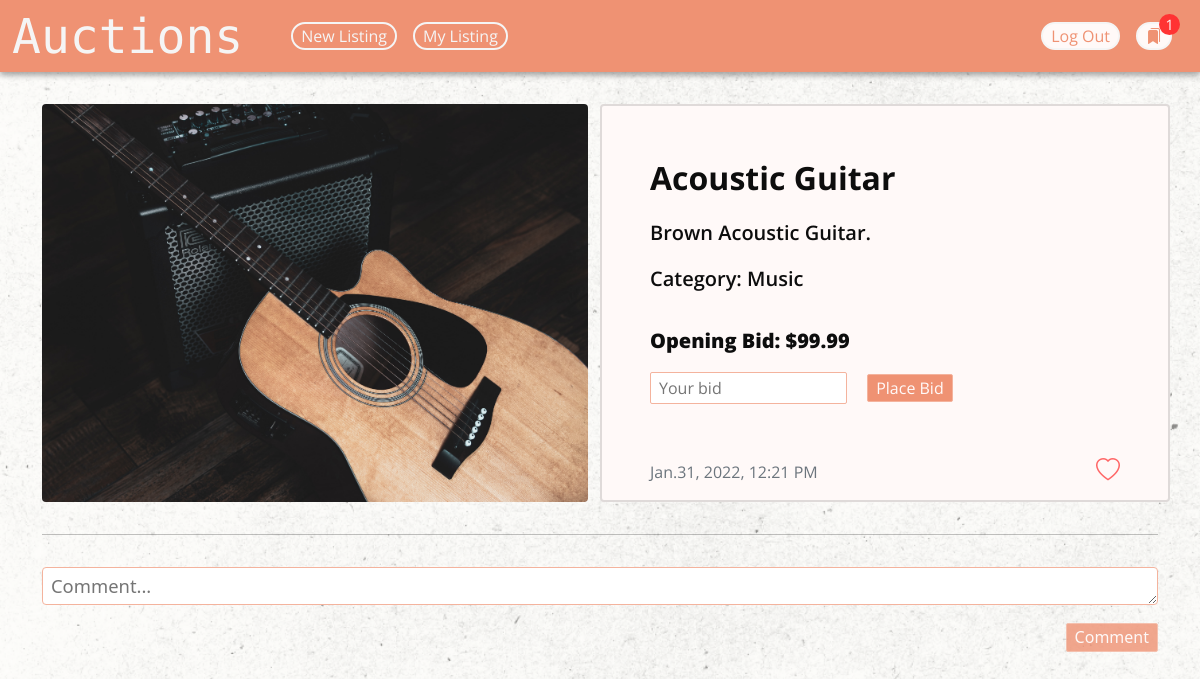
Screenshot of /auction/28 (signed in) with the database file from the repository.
### auctions/models.py (models this page shows, shortened)
class Auction(models.Model):
    user = models.ForeignKey(User, on_delete=models.CASCADE, related_name="user_action_listing")
    title = models.CharField(max_length=100)
    description = models.TextField()
    starting_bid = models.FloatField()
    category = models.ForeignKey(Category, on_delete=models.CASCADE, related_name="listings_of_category")
    image = models.ImageField(upload_to = 'images', blank=True, null=True)
    comments = models.ManyToManyField('Comment', blank=True, related_name="comment_on_auction")
    latest_bid = models.ForeignKey('Bid', on_delete=models.CASCADE, related_name="if_bid_is_last", blank=True, null=True)
    date = models.DateTimeField(default=timezone.now)
    close = models.BooleanField(default=False)
    def dateOfListing(self):
        return self.date.strftime('%b.%d, %Y, %I:%M %p')

class Category(models.Model):
    category = models.CharField(max_length=64, unique=True, blank=False)
    def __str__(self):
        return f"{self.category}"

### auctions/views.py (the view)
# urls.py: path("auction/<int:auctionId>", views.viewAuction, name="viewAuction"),
@login_required(login_url='/login')
def viewAuction(request, auctionId):
    watchlist= Watchlist.objects.get(user= request.user)
    auction = Auction.objects.get(id= auctionId)
    comments = auction.comments.all().order_by('id').reverse()
    watchlist= Watchlist.objects.get(user=request.user)
    watchlistno = watchlist.auction.count()
    return render(request, 'auctions/viewAuction.html', {
        'auction': auction,
        'watchlist': watchlist,
        'comments': comments,
        'auctionId': auctionId,
        'watchlistno': watchlistno
    })

### auctions/templates/auctions/viewAuction.html (shortened to what this page needs)
{% extends 'auctions/layout.html' %}
{% load static %}
{% block body %}
<div class="container" style="margin-top: 72px; padding-top: 2rem;">
    <div class="row" >
        <div class="col-lg-6" style="margin-bottom: 1rem;">
            {% if auction.image %}
                <img class="img-fluid item-img" src="{{ auction.image.url }}" alt="item image" style="margin: 0;">
            {% else %}
                <img class="img-fluid item-img" src="{% static 'auctions/no_image.svg' %}" alt="item image" style="margin: 0;">
            {% endif %}
        </div>
        <div class="col-lg-6 item-detail" style="margin-bottom: 1rem;">
            <p class="item-title2">{{ auction.title }}</p>
            <p class="item-description">{{ auction.description }}</p>
            <p class="item-other">Category: {{ auction.category }}</p>
            {% if auction.close == False %}
                {% if auction.latest_bid %}
                    <strong><p class="item-other" style="margin-top: 2rem;">Current Bid: ${{ auction.latest_bid.bid|floatformat:2 }}</p></strong>
                {% else %}
                    <p class="item-other" style="margin-top: 2rem;"><strong>Opening Bid: ${{ auction.starting_bid|floatformat:2 }}</strong></p>
                {% endif %}
            {% else %}
                <p class="item-other item-sold bid-result" style="margin-top: 2rem;"><strong>Sold for: ${{ auction.latest_bid.bid|floatformat:2 }}</strong></p>
            {% endif %}
            {% if auction.user == request.user %}
                {% if auction.close == False %}
                    <p><button class="btn btn_close shadow-none" value="{{ auction.latest_bid }}" data-auctionId="{{ auction.id }}" onclick="closelisting(this)">Close Listing</button></p>
                {% endif %}
                    <i class="bi bi-trash-fill delete" data-bs-toggle="modal" data-bs-target="#exampleModal"></i>
            {% else %}
                {% if auction.close == False %}
                <form data-auctionId="{{ auction.id }}" data-startingBid="{{ auction.starting_bid }}" data-latestBid="{{ auction.latest_bid }}" onsubmit="placebid(this)">
                    <input type="number" step=0.01 id="newBid" placeholder="Your bid">
                    <input type="submit" value="Place Bid">
                </form>
                {% endif %}
                {% if auction not in watchlist.auction.all %}
                    <i class="bi bi-heart heart" data-auctionId="{{ auction.id }}" onclick="addremovewatchlist(this)"></i>
                {% else %}
                    <i class="bi bi-heart-fill heart" data-auctionId="{{ auction.id }}" onclick="addremovewatchlist(this)"></i>
                {% endif %}
            {% endif %}
            <div class="text-muted date">{{ auction.dateOfListing }}</div>
        </div>
    </div>
    <hr>
</div>
<div class="container">
    <div class="row">
        <div>
            <form id="commentForm" action="{% url 'addComment' auctionId %}" method="post" style="margin-top: 1rem;">
                <textarea rows="1" id="usercomment" name="commentbyuser" placeholder="Comment..."></textarea>
                <div class="d-flex" style="justify-content: end; margin-bottom: 2rem;"><input id = "submit" type="submit" value="Comment"></div>
            </form>
        </div>
    </div>
</div>
{% endblock %}

### auctions/static/auctions/styles.css (style rules this page uses)
* { box-sizing: border-box; }
:root { --Roboto: "Roboto", sans-serif; --Marker: "Permanent Marker"; --Sans: "Open Sans", sans-serif; }
html { width: 100%; overflow-x: hidden; }
body { background-image: url('background_design.png'); background-repeat: no-repeat; background-size: cover; background-repeat: repeat-y; color: #0d0d0d; }
input { border: 1px solid #f4b39d !important; border-radius: 2px; height: 2rem; font: var(--Roboto); padding: 0 0.5rem; background-color: white; }
input[type=submit] { background-color: #ef9273; color: #fff9f8; border: 2px solid #ef9273; border-radius: 2px; height: 1.8rem; align-items: center; }
.item-img { max-height: 600px; width: fit-content; border-radius: 4px; }
.item-detail { background-color: #fff9f8; font-family: var(--Sans); border: 2px solid rgba(0,0,0,.125); border-radius: 4px; max-height: 600px; padding: 3rem; position: relative; }
.item-title2 { font-size: var(--Roboto) !important; font-weight: 700; font-size: 2rem !important; }
.item-description { font-size: 1.25rem; font-weight: 600 ; font-family: var(--Sans) !important; }
.item-other { font-size: 1.25rem; font-weight: 550 !important; }
.heart { position: absolute; right: 3rem; bottom: 0.75rem !important; color: #ff6666; font-size: 1.5rem; }
.date { position: absolute; left: 3rem; bottom: 1rem !important; }
#usercomment { width: 100%; border-radius: 4px; margin-bottom: 0.75rem; font-size: 1.15rem; border: 1px solid #f4b39d !important; padding: 0.25rem 0.5rem; outline: none; }
#newBid { width: auto !important; margin-right: 1rem; }

### rows the page displays
Auction: image (picture), title "Acoustic Guitar", description "Brown Acoustic Guitar.", category "Music", starting_bid "99.99", dateOfListing "Jan.31, 2022, 12:21 PM"

### other values shown
{{ watchlistno }} "1"
